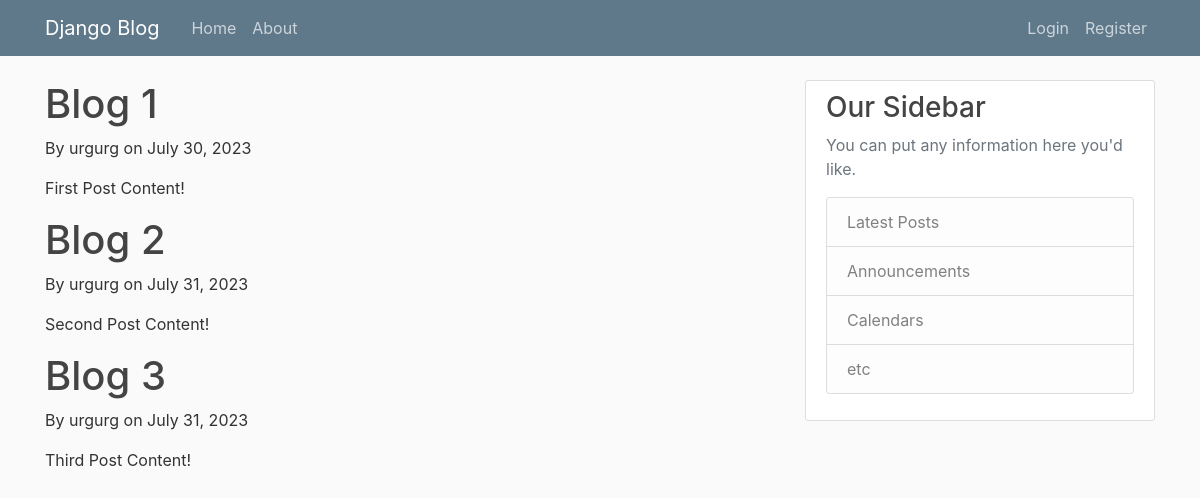
Screenshot of /blog/ with the database file from the repository.
### blog/models.py (models this page shows, shortened)
class Post(models.Model):
    title = models.CharField(max_length=100)
    content = models.TextField(default='idk')
    date_posted = models.DateTimeField(default=timezone.now)
    author = models.ForeignKey(User, on_delete=models.CASCADE)

### blog/views.py (the view)
# urls.py: path('', views.home, name='blog-home'),
def home(request):
    context = {
        'posts': Post.objects.all()
    }
    return render(request, 'blog/home.html', context)

### blog/templates/blog/home.html
{% extends 'blog/base.html' %}
{% block content %}
  {% for post in posts %}
    <h1>{{ post.title }}</h1>
    <p>By {{ post.author }} on {{ post.date_posted | date:"F d, Y"}}</p>
    <p>{{ post.content }}</p>
  {% endfor %}
{% endblock content%}

### blog/templates/blog/base.html (shortened to what this page needs)
{% load static %}
<!DOCTYPE html>
<html>
<head>
    <link rel="stylesheet" href="https://maxcdn.bootstrapcdn.com/bootstrap/4.0.0/css/bootstrap.min.css">
    <link rel="stylesheet" type="text/css" href="{% static 'blog/main.css' %}">
</head>
<body>
    <header class="site-header">
      <nav class="navbar navbar-expand-md navbar-dark bg-steel fixed-top">
        <div class="container">
          <a class="navbar-brand mr-4" href="{% url 'blog-home' %}">Django Blog</a>
          <div class="collapse navbar-collapse" id="navbarToggle">
            <div class="navbar-nav mr-auto">
              <a class="nav-item nav-link" href="{% url 'blog-home' %}">Home</a>
              <a class="nav-item nav-link" href="{% url 'blog-about' %}">About</a>
            </div>
            <div class="navbar-nav">
              {% if user.is_authenticated %}
                <a class="nav-item nav-link" href="{% url 'profile' %}">Profile</a>
                <a class="nav-item nav-link" href="{% url 'logout' %}">Logout</a>
              {% else %}
                <a class="nav-item nav-link" href="{% url 'login' %}">Login</a>
                <a class="nav-item nav-link" href="{% url 'register' %}">Register</a>
              {% endif %}
            </div>
          </div>
        </div>
      </nav>
    </header>
    <main role="main" class="container">
      <div class="row">
        <div class="col-md-8">
          {% block content %}{% endblock %}
        </div>
        <div class="col-md-4">
          <div class="content-section">
            <h3>Our Sidebar</h3>
            <p class='text-muted'>You can put any information here you'd like.
              <ul class="list-group">
                <li class="list-group-item list-group-item-light">Latest Posts</li>
                <li class="list-group-item list-group-item-light">Announcements</li>
                <li class="list-group-item list-group-item-light">Calendars</li>
                <li class="list-group-item list-group-item-light">etc</li>
              </ul>
            </p>
          </div>
        </div>
      </div>
    </main>
</body>
</html>

### blog/static/blog/main.css (style rules this page uses)
body { background: #fafafa; color: #333333; margin-top: 5rem; }
h1, h2, h3, h4, h5, h6 { color: #444444; }
ul { margin: 0; }
.bg-steel { background-color: #5f788a; }
.site-header .navbar-nav .nav-link { color: #cbd5db; }
.content-section { background: #ffffff; padding: 10px 20px; border: 1px solid #dddddd; border-radius: 3px; margin-bottom: 20px; }

### rows the page displays
Post: title "Blog 1", author "urgurg", date_posted "July 30, 2023", content "First Post Content!"
Post: title "Blog 2", author "urgurg", date_posted "July 31, 2023", content "Second Post Content!"
Post: title "Blog 3", author "urgurg", date_posted "July 31, 2023", content "Third Post Content!"
